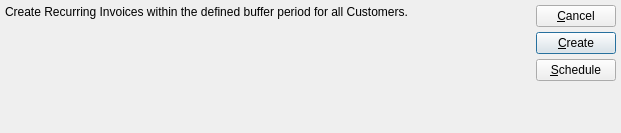
<?xml version="1.0" encoding="UTF-8"?>
<ui version="4.0">
 <comment>This file is part of the xTuple ERP: PostBooks Edition, a free and
open source Enterprise Resource Planning software suite,
Copyright (c) 1999-2010 by OpenMFG LLC, d/b/a xTuple.
It is licensed to you under the Common Public Attribution License
version 1.0, the full text of which (including xTuple-specific Exhibits)
is available at www.xtuple.com/CPAL.  By using this software, you agree
to be bound by its terms.</comment>
 <class>createRecurringInvoices</class>
 <widget class="QDialog" name="createRecurringInvoices">
  <property name="geometry">
   <rect>
    <x>0</x>
    <y>0</y>
    <width>621</width>
    <height>133</height>
   </rect>
  </property>
  <property name="sizePolicy">
   <sizepolicy hsizetype="Preferred" vsizetype="Preferred">
    <horstretch>0</horstretch>
    <verstretch>0</verstretch>
   </sizepolicy>
  </property>
  <property name="windowTitle">
   <string>Create Recurring Invoices</string>
  </property>
  <layout class="QHBoxLayout">
   <item>
    <widget class="QLabel" name="label">
     <property name="text">
      <string>Create Recurring Invoices within the defined buffer period for all Customers.</string>
     </property>
     <property name="alignment">
      <set>Qt::AlignLeading|Qt::AlignLeft|Qt::AlignTop</set>
     </property>
    </widget>
   </item>
   <item>
    <layout class="QHBoxLayout">
     <item>
      <spacer>
       <property name="orientation">
        <enum>Qt::Horizontal</enum>
       </property>
       <property name="sizeHint" stdset="0">
        <size>
         <width>16</width>
         <height>63</height>
        </size>
       </property>
      </spacer>
     </item>
     <item>
      <layout class="QVBoxLayout">
       <item>
        <widget class="QPushButton" name="_close">
         <property name="text">
          <string>&amp;Cancel</string>
         </property>
        </widget>
       </item>
       <item>
        <widget class="QPushButton" name="_update">
         <property name="text">
          <string>&amp;Create</string>
         </property>
         <property name="default">
          <bool>true</bool>
         </property>
        </widget>
       </item>
       <item>
        <widget class="QPushButton" name="_submit">
         <property name="text">
          <string>&amp;Schedule</string>
         </property>
        </widget>
       </item>
       <item>
        <spacer>
         <property name="orientation">
          <enum>Qt::Vertical</enum>
         </property>
         <property name="sizeType">
          <enum>QSizePolicy::Expanding</enum>
         </property>
         <property name="sizeHint" stdset="0">
          <size>
           <width>20</width>
           <height>16</height>
          </size>
         </property>
        </spacer>
       </item>
      </layout>
     </item>
    </layout>
   </item>
  </layout>
 </widget>
 <layoutdefault spacing="5" margin="5"/>
 <pixmapfunction>qPixmapFromMimeSource</pixmapfunction>
 <resources/>
 <connections>
  <connection>
   <sender>_close</sender>
   <signal>clicked()</signal>
   <receiver>createRecurringInvoices</receiver>
   <slot>reject()</slot>
   <hints>
    <hint type="sourcelabel">
     <x>525</x>
     <y>23</y>
    </hint>
    <hint type="destinationlabel">
     <x>20</x>
     <y>20</y>
    </hint>
   </hints>
  </connection>
 </connections>
</ui>
